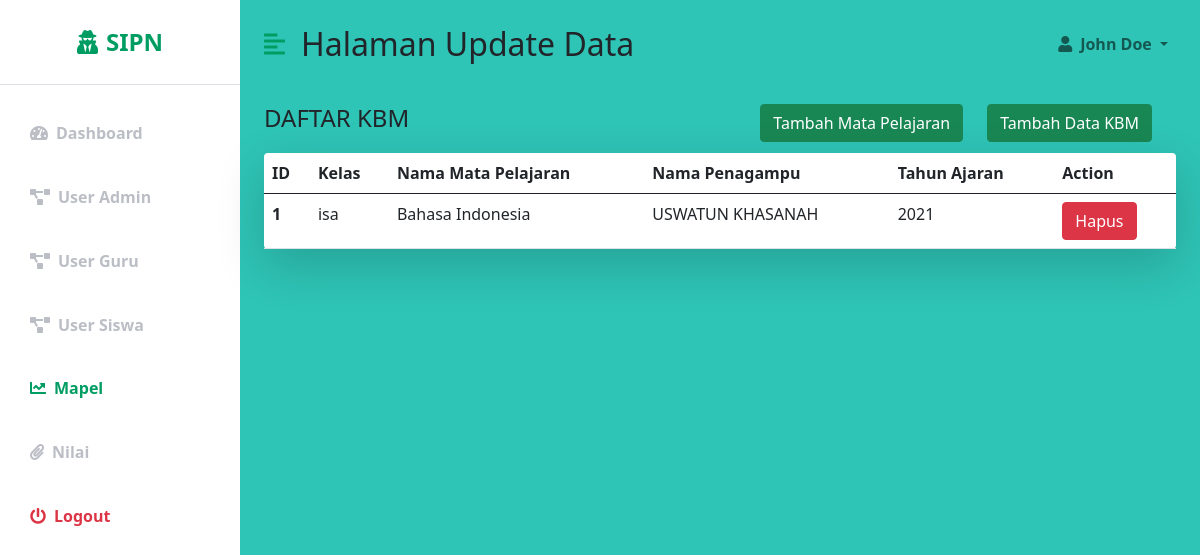
Screenshot of /user-admin/kbm.php with the database file from the repository.
### tables this page shows
CREATE TABLE `kbm` (
  `id_kbm` int(10) NOT NULL AUTO_INCREMENT,
  `id_kelas` varchar(10) DEFAULT NULL,
  `id_mapel` varchar(10) DEFAULT NULL,
  `id_user` varchar(10) DEFAULT NULL,
  `tahun_ajaran` varchar(4) DEFAULT NULL,
  PRIMARY KEY (`id_kbm`),
  KEY `id_kelas` (`id_kelas`),
  KEY `id_mapel` (`id_mapel`),
  KEY `id_user` (`id_user`),
  CONSTRAINT `kbm_ibfk_1` FOREIGN KEY (`id_kelas`) REFERENCES `kelas` (`id_kelas`),
  CONSTRAINT `kbm_ibfk_2` FOREIGN KEY (`id_mapel`) REFERENCES `mata_pelajaran` (`id_mapel`),
  CONSTRAINT `kbm_ibfk_3` FOREIGN KEY (`id_user`) REFERENCES `user_sistem` (`id_user`)
);

CREATE TABLE `mata_pelajaran` (
  `id_mapel` varchar(10) NOT NULL,
  `nama` varchar(50) DEFAULT NULL,
  `deskripsi` varchar(50) DEFAULT NULL,
  `kkm` int(2) DEFAULT NULL,
  PRIMARY KEY (`id_mapel`)
);

CREATE TABLE `detail_user` (
  `id_detail` int(11) NOT NULL AUTO_INCREMENT,
  `id_user` varchar(10) DEFAULT NULL,
  `nama` varchar(50) DEFAULT NULL,
  `jk` varchar(2) DEFAULT NULL,
  `tgl_lahir` date DEFAULT NULL,
  `id_kelas` varchar(10) DEFAULT NULL,
  `absen` varchar(2) DEFAULT NULL,
  PRIMARY KEY (`id_detail`),
  KEY `id_user` (`id_user`),
  KEY `id_kelas` (`id_kelas`),
  CONSTRAINT `detail_user_ibfk_1` FOREIGN KEY (`id_user`) REFERENCES `user_sistem` (`id_user`),
  CONSTRAINT `detail_user_ibfk_2` FOREIGN KEY (`id_kelas`) REFERENCES `kelas` (`id_kelas`)
);

### config/functions.php (called while the page is built, shortened)
<?php
include_once "koneksi.php";
class Functions
{
	function getMapel()
	{
		global $conn;
		$sql = "SELECT km.`id_kbm` AS id_kbm, km.id_kelas AS kelas, mp.`nama` AS nama_mapel, du.`nama` AS nama_pengampu, km.tahun_ajaran FROM kbm km, detail_user du, kelas ks, mata_pelajaran mp WHERE du.`id_user` = km.`id_user` AND km.`id_kelas` = ks.`id_kelas` AND mp.`id_mapel` = km.`id_mapel`";
		$result = $conn->query($sql);
		return $result;
	}
}

### user-admin/kbm.php (the view, shortened to what this page needs)
<?php
include_once "../config/koneksi.php";
include_once "../config/library.php";
require_once "../config/functions.php";
$fun = new Functions();
?>
<!DOCTYPE html>
<html lang="en">
<head>
</head>
<body>
    <div class="d-flex" id="wrapper">
        <div class="bg-white" id="sidebar-wrapper">
            <div class="sidebar-heading text-center py-4 primary-text fs-4 fw-bold text-uppercase border-bottom"><em class="fas fa-user-secret me-2"></em>SIPN</div>
            <div class="list-group list-group-flush my-3">
                <a href="#" class="list-group-item list-group-item-action bg-transparent second-text fw-bold"><em class="fas fa-tachometer-alt me-2"></em>Dashboard</a>
                <a href="../user-admin/user.php" class="list-group-item list-group-item-action bg-transparent second-text fw-bold"><em class="fas fa-project-diagram me-2"></em>User Admin</a>
                <a href="../user-admin/user-guru.php" class="list-group-item list-group-item-action bg-transparent second-text fw-bold"><em class="fas fa-project-diagram me-2"></em>User Guru</a>
                <a href="../user-admin/user-siswa.php" class="list-group-item list-group-item-action bg-transparent second-text fw-bold"><em class="fas fa-project-diagram me-2"></em>User Siswa</a>
                <a href="../user-admin/kbm.php" class="list-group-item list-group-item-action bg-transparent second-text active"><em class="fas fa-chart-line me-2"></em>Mapel</a>
                <a href="../user-admin/nilai.php" class="list-group-item list-group-item-action bg-transparent second-text fw-bold"><em class="fas fa-paperclip me-2"></em>Nilai</a>
                <a href="#" class="list-group-item list-group-item-action bg-transparent text-danger fw-bold"><em class="fas fa-power-off me-2"></em>Logout</a>
            </div>
        </div>
        <div id="page-content-wrapper">
            <nav class="navbar navbar-expand-lg navbar-light bg-transparent py-4 px-4">
                <div class="d-flex align-items-center">
                    <em class="fas fa-align-left primary-text fs-4 me-3" id="menu-toggle"></em>
                    <h2 class="fs-2 m-0">Halaman Update Data</h2>
                </div>
                <div class="collapse navbar-collapse" id="navbarSupportedContent">
                    <ul class="navbar-nav ms-auto mb-2 mb-lg-0">
                        <li class="nav-item dropdown">
                            <a class="nav-link dropdown-toggle second-text fw-bold" href="#" id="navbarDropdown" role="button" data-bs-toggle="dropdown" aria-expanded="false">
                                <em class="fas fa-user me-2"></em>John Doe
                            </a>
                        </li>
                    </ul>
                </div>
            </nav>
            <div class="container-fluid px-4">
                <div class="row my-3">
                    <div class="row">
                        <div class="col">
                            <h3 class="fs-4 mb-3">DAFTAR KBM</h3>
                        </div>
                        <div class="col-md-auto">
                            <a href="../user-admin/tambah-mapel.php" class="btn btn-success float-start">Tambah Mata Pelajaran</a>
                        </div>
                        <div class="col col-auto">
                            <a href="../user-admin/tambah-kbm.php" class="btn btn-success float-start">Tambah Data KBM</a>
                        </div>
                    </div>
                    <div class="col mt-1">
                        <table class="table bg-white rounded shadow-lg  table-hover" id='tabel_kbm'>
                            <thead>
                                <tr>
                                    <th scope="col-auto">ID</th>
                                    <th scope="col-auto">Kelas</th>
                                    <th scope="col-auto">Nama Mata Pelajaran</th>
                                    <th scope="col-auto">Nama Penagampu</th>
                                    <th scope="col-auto">Tahun Ajaran</th>
                                    <th scope="col-auto">Action</th>
                                </tr>
                            </thead>
                            <tbody>
                                <?php
                                $result = $fun->getMapel();
                                if ($result && $result->num_rows > 0) {
                                    while ($row = $result->fetch_assoc()) { ?>
                                        <tr>
                                            <th scope="row" id="rowKBM"><?= $row["id_kbm"]; ?></th>
                                            <td> <?= $row["kelas"]; ?></td>
                                            <td> <?= $row["nama_mapel"]; ?></td>
                                            <td> <?= $row["nama_pengampu"]; ?></td>
                                            <td> <?= $row["tahun_ajaran"]; ?></td>
                                            <td>
                                                <a href="#" class="btn btn-danger" id="btnHapusData">Hapus</a>
                                            </td>
                                        </tr>
                                <?php }
                                } ?>
                            </tbody>
                        </table>
                    </div>
                </div>
            </div>
        </div>
    </div>
</body>
</html>

### style.css (style rules this page uses)
html { font-size: 1rem; }
:root { --main-bg-color: #65a6b2; --main-text-color: #009d63; --second-text-color: #bbbec5; --second-bg-color: #c1efde; }
.primary-text { color: var(--main-text-color); }
.second-text { color: var(--second-text-color); }
#wrapper { overflow-x: hidden; background-color: #2ec4b6; }
#sidebar-wrapper { min-height: 100vh; margin-left: -15rem; -webkit-transition: margin 0.25s ease-out; -moz-transition: margin 0.25s ease-out; -o-transition: margin 0.25s ease-out; transition: margin 0.25s ease-out; }
#sidebar-wrapper .sidebar-heading { padding: 0.875rem 1.25rem; font-size: 1.2rem; }
#sidebar-wrapper .list-group { width: 15rem; }
#page-content-wrapper { min-width: 100vw; }
#menu-toggle { cursor: pointer; }
.list-group-item { border: none; padding: 20px 30px; }
.list-group-item.active { background-color: transparent; color: var(--main-text-color); font-weight: bold; border: none; }
@media (min-width: 768px) { #sidebar-wrapper { margin-left: 0; } }
@media (min-width: 768px) { #page-content-wrapper { min-width: 0; width: 100%; } }

### rows the page displays
kbm: id_kbm "1", id_kelas "isa", id_mapel.nama "Bahasa Indonesia", detail_user.nama "USWATUN KHASANAH", tahun_ajaran "2021"
